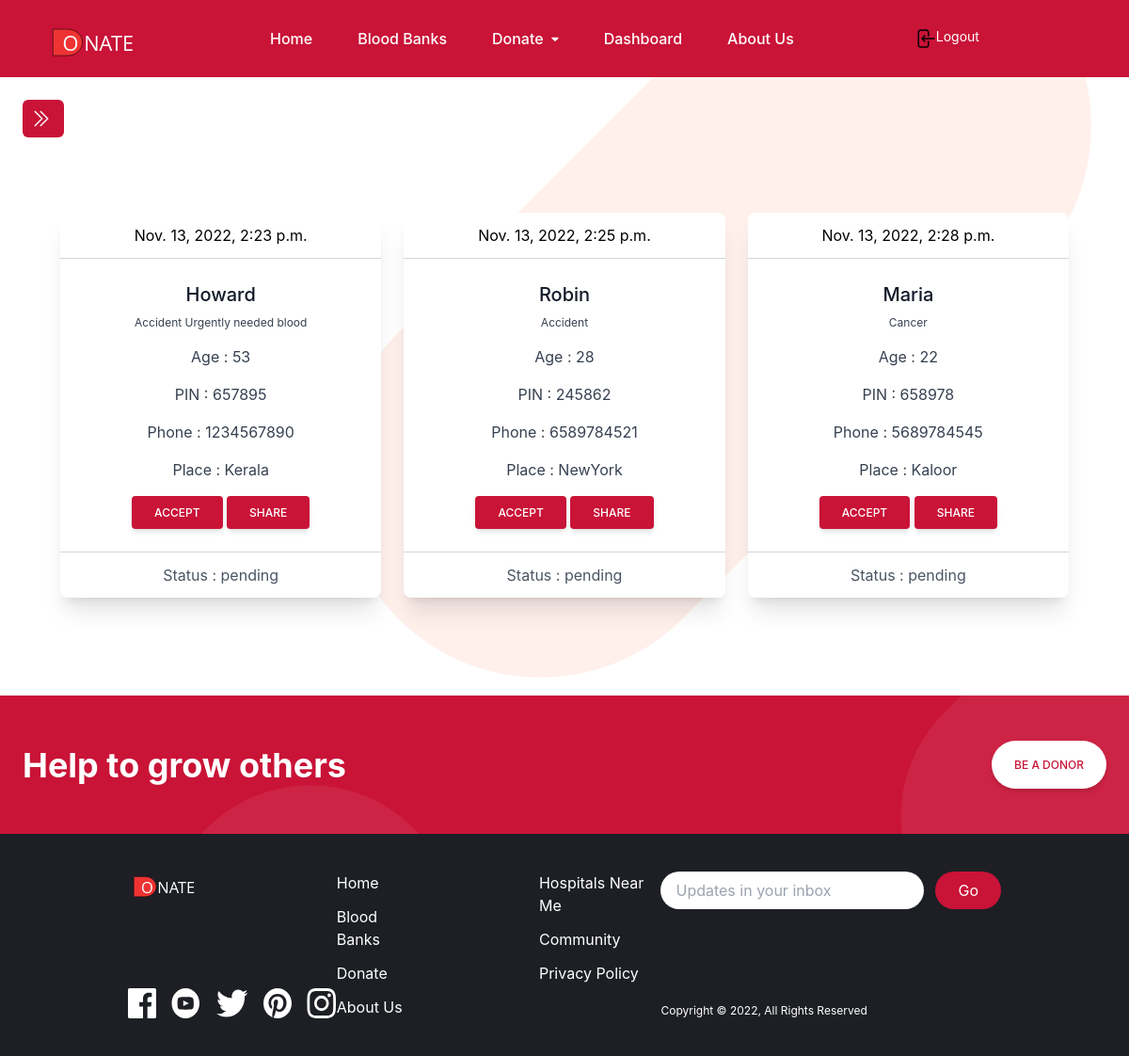
The page /donate_blood/ (signed in) on the database as committed earlier.
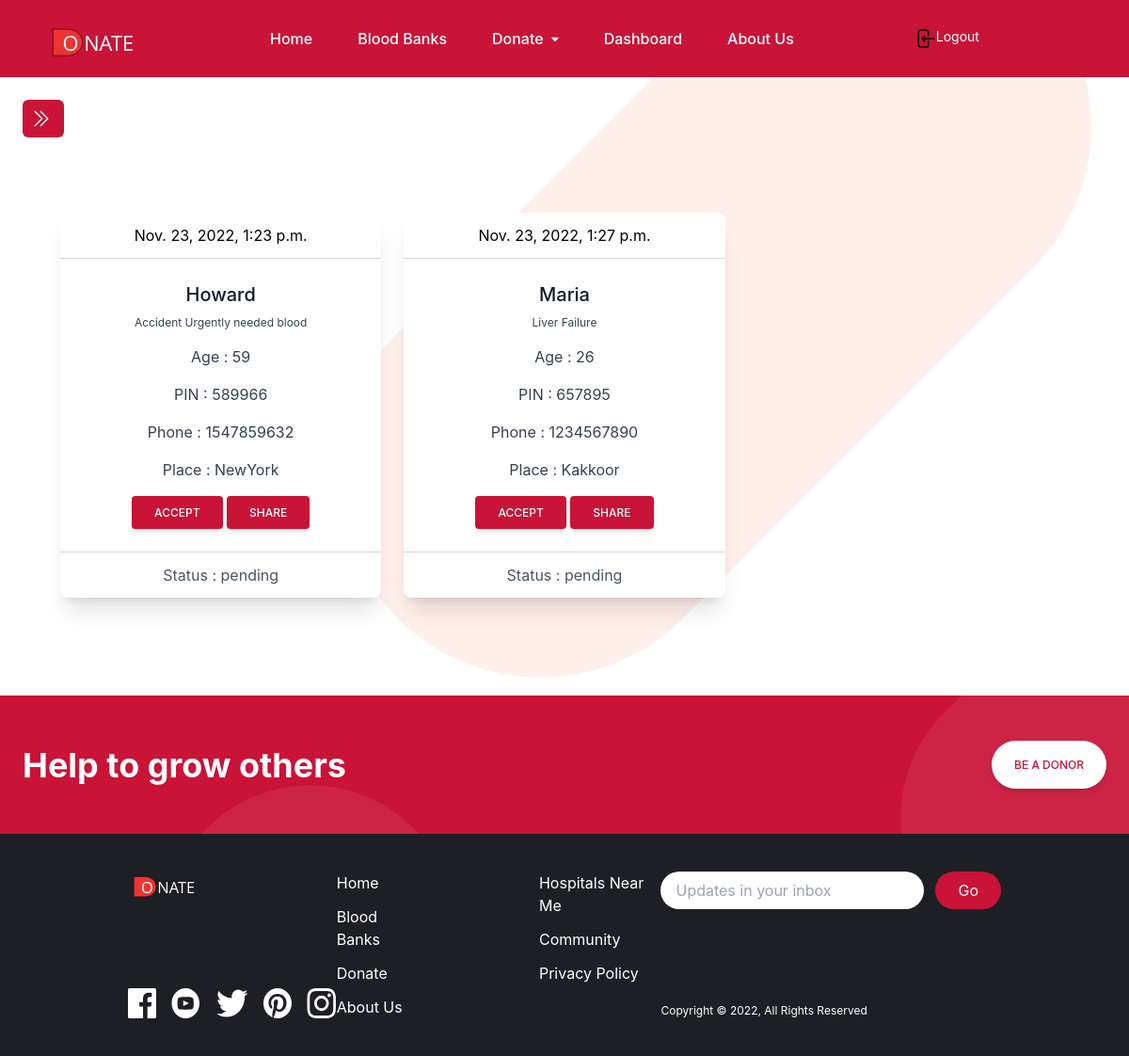
The same page on the database as committed later.
### user/models.py (models this page shows, shortened)
class ReqBlood (models.Model):
    user = models.ForeignKey(Donor, on_delete=models.CASCADE)
    fullname = models.CharField(max_length=50)
    age = models.CharField(max_length=2)
    place = models.CharField(max_length=50)
    pin = models.CharField(max_length=6)
    mob = models.CharField(max_length=15, null=True)
    description = models.CharField(max_length=200)
    bloodgroup = models.CharField(max_length=10)
    pic = models.FileField(null=True)
    status = models.CharField(max_length=40, null=True)
    date = models.DateTimeField(auto_now_add=True)

### user/views.py (the view)
# urls.py: path('donate_blood/', views.donate_blood, name='donate_blood'),
def donate_blood(request):
    if not request.user.is_authenticated:
        return redirect('register')
    user = request.user
    donor = Donor.objects.get(user=user)
    reqblood = ReqBlood.objects.all()
    return render(request, 'user_donate_blood.html',locals())

### templates/user_donate_blood.html (shortened to what this page needs)
{% extends 'user_base.html' %}
{% block content %}
<div class="px-10 py-20">
    <div class="grid grid-cols-1 sm:grid-cols-2 md:grid-cols-3 gap-x-6 gap-y-10">
        {% for i in reqblood %}
        <div class="flex justify-center">
            <div class="block rounded-lg shadow-xl bg-white w-full text-center">
              <div class="py-3 px-6 border-b border-gray-300">
                {{i.date}}
              </div>
              <div class="p-6">
                <p class="text-gray-900 text-xl font-medium mb-2">{{i.fullname}}</p>
                <p class="text-gray-700 text-xs mb-4">
                  {{i.description}}
                </p>
                <p class="text-gray-700 text-base mb-4">
                  Age : {{i.age}}
                </p>
                <p class="text-gray-700 text-base mb-4">
                  PIN : {{i.pin}}
                </p>
                <p class="text-gray-700 text-base mb-4">
                  Phone : {{i.mob}}
                </p>
                <p class="text-gray-700 text-base mb-4">
                  Place : {{i.place}}
                </p>
                <button type="button" class=" inline-block px-6 py-2.5 bg-brightRed text-white font-medium text-xs leading-tight uppercase rounded shadow-md hover:bg-brightRedLight hover:shadow-lg focus:bg-blue-700 focus:shadow-lg focus:outline-none focus:ring-0 active:bg-blue-800 active:shadow-lg transition duration-150 ease-in-out">Accept</button>
                <button type="button" class=" inline-block px-6 py-2.5 bg-brightRed text-white font-medium text-xs leading-tight uppercase rounded shadow-md hover:bg-brightRedLight hover:shadow-lg focus:bg-blue-700 focus:shadow-lg focus:outline-none focus:ring-0 active:bg-blue-800 active:shadow-lg transition duration-150 ease-in-out">Share</button>
              </div>
              <div class="py-3 px-6 border-t border-gray-300 text-gray-600">
                Status : {{i.status}}
              </div>
            </div>
          </div>
          {% endfor %}
    </div>
</div>
{% endblock %}

Rows that differ between the two databases and show on the page:
removed ReqBlood: date "Nov. 13, 2022, 2:28 p.m.", fullname "Maria", description "Cancer", age "22", pin "658978", mob "5689784545", place "Kaloor", status "pending"
changed ReqBlood "Howard": date "Nov. 13, 2022, 2:23 p.m." → "Nov. 23, 2022, 1:23 p.m."; age "53" → "59"; pin "657895" → "589966"; mob "1234567890" → "1547859632"; place "Kerala" → "NewYork"
changed ReqBlood: date "Nov. 13, 2022, 2:25 p.m." → "Nov. 23, 2022, 1:27 p.m."; fullname "Robin" → "Maria"; description "Accident" → "Liver Failure"; age "28" → "26"; pin "245862" → "657895"; mob "6589784521" → "1234567890"; place "NewYork" → "Kakkoor"
